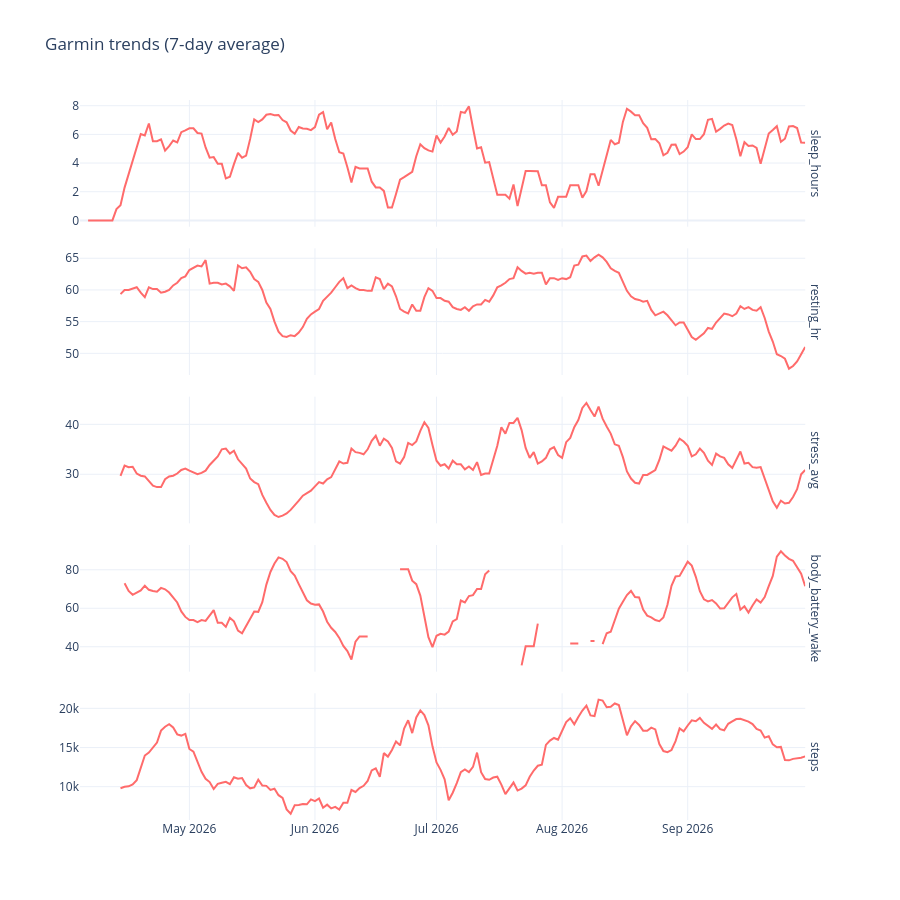

Here is the notebook cell this chart was saved with:
### Markdown cell above
### Daily trends
Each metric over time, with a 7-day rolling average to smooth out day-to-day noise.

### Code cell
# metrics to chart
metrics = ["sleep_hours", "resting_hr", "stress_avg", "body_battery_wake", "steps"]

# 7-day rolling average for each metric
weekly = df.set_index("date")[metrics].rolling(7, min_periods=3).mean().reset_index()

# reshape so plotly can make one mini chart per metric
long = weekly.melt(id_vars="date", var_name="metric", value_name="value")

fig = px.line(
    long, x="date", y="value",
    facet_row="metric", height=900,
    template="plotly_white",
    title="Garmin trends (7-day average)",
)
fig.update_yaxes(matches=None, title="")
fig.update_xaxes(title="")
fig.for_each_annotation(lambda a: a.update(text=a.text.split("=")[1]))
fig.update_traces(line_color="#ff6b6b")
fig.show()

### Figure 1 — Plotly figure (JSON) as saved in the notebook; plotly's stock layout.template omitted (floating-point values rounded to 4 significant figures; data arrays with more than 128 entries replaced by an {"elided": "..."} marker saying what was removed)
{"data": [{"hovertemplate": "metric=sleep_hours<br>date=%{x}<br>value=%{y}<extra></extra>", "legendgroup": "", "line": {"color": "#ff6b6b", "dash": "solid"}, "marker": {"symbol": "circle"}, "mode": "lines", "name": "", "orientation": "v", "showlegend": false, "type": "scatter", "x": {"elided": "180 str values"}, "xaxis": "x5", "y": {"elided": "180 float values"}, "yaxis": "y5"}, {"hovertemplate": "metric=resting_hr<br>date=%{x}<br>value=%{y}<extra></extra>", "legendgroup": "", "line": {"color": "#ff6b6b", "dash": "solid"}, "marker": {"symbol": "circle"}, "mode": "lines", "name": "", "orientation": "v", "showlegend": false, "type": "scatter", "x": {"elided": "180 str values"}, "xaxis": "x4", "y": {"elided": "180 float values"}, "yaxis": "y4"}, {"hovertemplate": "metric=stress_avg<br>date=%{x}<br>value=%{y}<extra></extra>", "legendgroup": "", "line": {"color": "#ff6b6b", "dash": "solid"}, "marker": {"symbol": "circle"}, "mode": "lines", "name": "", "orientation": "v", "showlegend": false, "type": "scatter", "x": {"elided": "180 str values"}, "xaxis": "x3", "y": {"elided": "180 float values"}, "yaxis": "y3"}, {"hovertemplate": "metric=body_battery_wake<br>date=%{x}<br>value=%{y}<extra></extra>", "legendgroup": "", "line": {"color": "#ff6b6b", "dash": "solid"}, "marker": {"symbol": "circle"}, "mode": "lines", "name": "", "orientation": "v", "showlegend": false, "type": "scatter", "x": {"elided": "180 str values"}, "xaxis": "x2", "y": {"elided": "180 float values"}, "yaxis": "y2"}, {"hovertemplate": "metric=steps<br>date=%{x}<br>value=%{y}<extra></extra>", "legendgroup": "", "line": {"color": "#ff6b6b", "dash": "solid"}, "marker": {"symbol": "circle"}, "mode": "lines", "name": "", "orientation": "v", "showlegend": false, "type": "scatter", "x": {"elided": "180 str values"}, "xaxis": "x", "y": {"elided": "180 float values"}, "yaxis": "y"}], "layout": {"annotations": [{"font": {}, "showarrow": false, "text": "steps", "textangle": 90, "x": 0.98, "xanchor": "left", "xref": "paper", "y": 0.088, "yanchor": "middle", "yref": "paper"}, {"font": {}, "showarrow": false, "text": "body_battery_wake", "textangle": 90, "x": 0.98, "xanchor": "left", "xref": "paper", "y": 0.294, "yanchor": "middle", "yref": "paper"}, {"font": {}, "showarrow": false, "text": "stress_avg", "textangle": 90, "x": 0.98, "xanchor": "left", "xref": "paper", "y": 0.5, "yanchor": "middle", "yref": "paper"}, {"font": {}, "showarrow": false, "text": "resting_hr", "textangle": 90, "x": 0.98, "xanchor": "left", "xref": "paper", "y": 0.706, "yanchor": "middle", "yref": "paper"}, {"font": {}, "showarrow": false, "text": "sleep_hours", "textangle": 90, "x": 0.98, "xanchor": "left", "xref": "paper", "y": 0.912, "yanchor": "middle", "yref": "paper"}], "height": 900, "legend": {"tracegroupgap": 0}, "title": {"text": "Garmin trends (7-day average)"}, "xaxis": {"anchor": "y", "domain": [0, 0.98], "title": {"text": ""}}, "xaxis2": {"anchor": "y2", "domain": [0, 0.98], "matches": "x", "showticklabels": false, "title": {"text": ""}}, "xaxis3": {"anchor": "y3", "domain": [0, 0.98], "matches": "x", "showticklabels": false, "title": {"text": ""}}, "xaxis4": {"anchor": "y4", "domain": [0, 0.98], "matches": "x", "showticklabels": false, "title": {"text": ""}}, "xaxis5": {"anchor": "y5", "domain": [0, 0.98], "matches": "x", "showticklabels": false, "title": {"text": ""}}, "yaxis": {"anchor": "x", "domain": [0, 0.176], "title": {"text": ""}}, "yaxis2": {"anchor": "x2", "domain": [0.206, 0.382], "title": {"text": ""}}, "yaxis3": {"anchor": "x3", "domain": [0.412, 0.588], "title": {"text": ""}}, "yaxis4": {"anchor": "x4", "domain": [0.618, 0.794], "title": {"text": ""}}, "yaxis5": {"anchor": "x5", "domain": [0.824, 1], "title": {"text": ""}}}}
